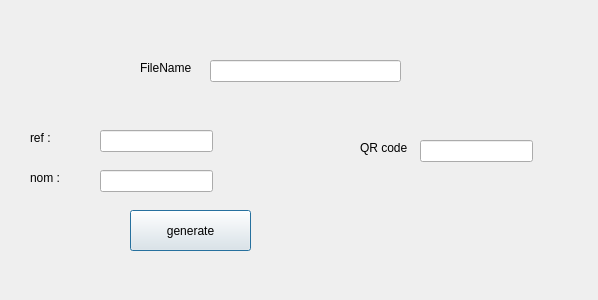
<?xml version="1.0" encoding="UTF-8"?>
<ui version="4.0">
 <class>QRcode</class>
 <widget class="QDialog" name="QRcode">
  <property name="geometry">
   <rect>
    <x>0</x>
    <y>0</y>
    <width>598</width>
    <height>300</height>
   </rect>
  </property>
  <property name="windowTitle">
   <string>Dialog</string>
  </property>
  <widget class="QLineEdit" name="filename">
   <property name="geometry">
    <rect>
     <x>210</x>
     <y>60</y>
     <width>191</width>
     <height>22</height>
    </rect>
   </property>
  </widget>
  <widget class="QLabel" name="label">
   <property name="geometry">
    <rect>
     <x>140</x>
     <y>60</y>
     <width>61</width>
     <height>16</height>
    </rect>
   </property>
   <property name="text">
    <string>FileName</string>
   </property>
  </widget>
  <widget class="QLineEdit" name="ref">
   <property name="geometry">
    <rect>
     <x>100</x>
     <y>130</y>
     <width>113</width>
     <height>22</height>
    </rect>
   </property>
  </widget>
  <widget class="QLineEdit" name="nom">
   <property name="geometry">
    <rect>
     <x>100</x>
     <y>170</y>
     <width>113</width>
     <height>22</height>
    </rect>
   </property>
  </widget>
  <widget class="QLabel" name="label_3">
   <property name="geometry">
    <rect>
     <x>30</x>
     <y>130</y>
     <width>49</width>
     <height>16</height>
    </rect>
   </property>
   <property name="text">
    <string>ref :</string>
   </property>
  </widget>
  <widget class="QLabel" name="label_4">
   <property name="geometry">
    <rect>
     <x>30</x>
     <y>170</y>
     <width>49</width>
     <height>16</height>
    </rect>
   </property>
   <property name="text">
    <string>nom :</string>
   </property>
  </widget>
  <widget class="QPushButton" name="pushButton">
   <property name="geometry">
    <rect>
     <x>130</x>
     <y>210</y>
     <width>121</width>
     <height>41</height>
    </rect>
   </property>
   <property name="text">
    <string>generate</string>
   </property>
  </widget>
  <widget class="QLineEdit" name="qrCode">
   <property name="geometry">
    <rect>
     <x>420</x>
     <y>140</y>
     <width>113</width>
     <height>22</height>
    </rect>
   </property>
  </widget>
  <widget class="QLabel" name="label_2">
   <property name="geometry">
    <rect>
     <x>360</x>
     <y>140</y>
     <width>49</width>
     <height>16</height>
    </rect>
   </property>
   <property name="text">
    <string>QR code :</string>
   </property>
  </widget>
 </widget>
 <resources/>
 <connections/>
</ui>
